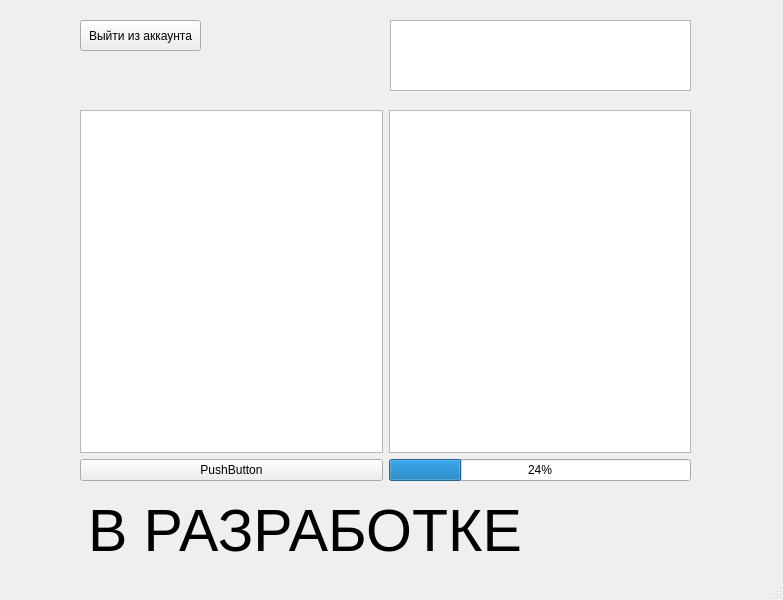
<?xml version="1.0" encoding="UTF-8"?>
<ui version="4.0">
 <class>client_interface</class>
 <widget class="QMainWindow" name="client_interface">
  <property name="geometry">
   <rect>
    <x>0</x>
    <y>0</y>
    <width>783</width>
    <height>600</height>
   </rect>
  </property>
  <property name="windowTitle">
   <string>MainWindow</string>
  </property>
  <widget class="QWidget" name="centralwidget">
   <widget class="QPushButton" name="pushButton_logOut">
    <property name="geometry">
     <rect>
      <x>80</x>
      <y>20</y>
      <width>121</width>
      <height>31</height>
     </rect>
    </property>
    <property name="text">
     <string>Выйти из аккаунта</string>
    </property>
   </widget>
   <widget class="QTextEdit" name="textEdit_serverStatus">
    <property name="geometry">
     <rect>
      <x>390</x>
      <y>20</y>
      <width>301</width>
      <height>71</height>
     </rect>
    </property>
    <property name="readOnly">
     <bool>true</bool>
    </property>
   </widget>
   <widget class="QWidget" name="formLayoutWidget">
    <property name="geometry">
     <rect>
      <x>80</x>
      <y>110</y>
      <width>611</width>
      <height>371</height>
     </rect>
    </property>
    <layout class="QGridLayout" name="gridLayout">
     <item row="0" column="1">
      <widget class="QTextEdit" name="textEdit_serverAnswer"/>
     </item>
     <item row="0" column="0">
      <widget class="QTextEdit" name="textEdit_messageToServer"/>
     </item>
     <item row="1" column="1">
      <widget class="QProgressBar" name="progressBar_sendStatus">
       <property name="value">
        <number>24</number>
       </property>
      </widget>
     </item>
     <item row="1" column="0">
      <widget class="QPushButton" name="pushButton_toSend">
       <property name="text">
        <string>PushButton</string>
       </property>
      </widget>
     </item>
    </layout>
   </widget>
   <widget class="QLabel" name="label">
    <property name="geometry">
     <rect>
      <x>88</x>
      <y>505</y>
      <width>601</width>
      <height>51</height>
     </rect>
    </property>
    <property name="font">
     <font>
      <pointsize>44</pointsize>
     </font>
    </property>
    <property name="text">
     <string>В РАЗРАБОТКЕ</string>
    </property>
   </widget>
  </widget>
  <widget class="QMenuBar" name="menubar">
   <property name="geometry">
    <rect>
     <x>0</x>
     <y>0</y>
     <width>783</width>
     <height>21</height>
    </rect>
   </property>
  </widget>
  <widget class="QStatusBar" name="statusbar"/>
 </widget>
 <resources/>
 <connections/>
</ui>
